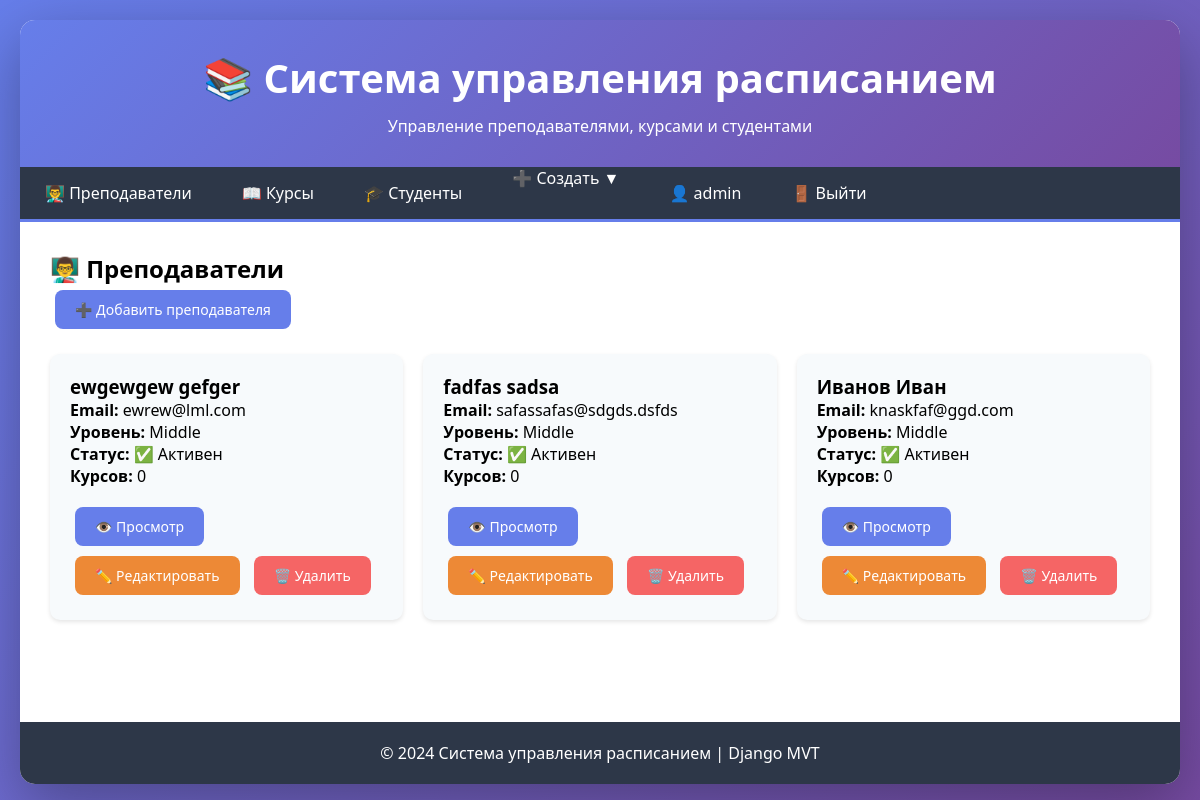
Screenshot of /schedule/teachers/ (signed in) with the database file from the repository.
### users/models.py (models this page shows, shortened)
class User(AbstractUser):
    phone = models.CharField(max_length=20, verbose_name="Телефон", blank=True, null=True)
    avatar = models.ImageField(upload_to='avatars/', verbose_name="Аватар", blank=True, null=True)
    bio = models.TextField(verbose_name="О себе", blank=True, null=True)
    birth_date = models.DateField(verbose_name="Дата рождения", blank=True, null=True)
    friends = models.ManyToManyField('self', symmetrical=False, blank=True, verbose_name="Друзья")
    class Meta:
        verbose_name = "Пользователь"
        verbose_name_plural = "Пользователи"

### schedule/models.py (models this page shows, shortened)
class Teacher(models.Model):
    LEVEL_CHOICES = [
        ('junior', 'Junior'),
        ('middle', 'Middle'),
        ('senior', 'Senior'),
        ('lead', 'Lead'),
    ]
    first_name = models.CharField(max_length=100, verbose_name="Имя", db_index=True)
    last_name = models.CharField(max_length=100, verbose_name="Фамилия", db_index=True)
    email = models.EmailField(verbose_name="Email", unique=True)  # уникальное поле
    level = models.CharField(max_length=20, choices=LEVEL_CHOICES, verbose_name="Уровень", default='middle')
    hire_date = models.DateField(verbose_name="Дата найма", auto_now_add=True)
    is_active = models.BooleanField(verbose_name="Активен", default=True)
    info = models.OneToOneField(
        TeacherInfo,
        on_delete=models.CASCADE,
        verbose_name="Информация",
        null=True,
        blank=True
    )
    rating = models.DecimalField(
        max_digits=3, decimal_places=2,
        default=0, null=True, blank=True,
        verbose_name="Рейтинг",
        help_text="Рейтинг от 0 до 5"
    )
    hire_date = models.DateField(
        verbose_name="Дата найма",
        auto_now_add=True  # уже должно быть
    )
    class Meta:
        verbose_name = "Преподаватель"
        verbose_name_plural = "Преподаватели"
        ordering = ['last_name', 'first_name']
    @property
    def full_name(self):
        return f"{self.last_name} {self.first_name}"

### schedule/views.py (the view)
# urls.py: path('teachers/', views.teacher_index, name='teacher_index'),
def teacher_index(request):
    teachers = Teacher.objects.all()
    return render(request, 'schedule/teacher_index.html', {'teachers': teachers})

### schedule/templates/schedule/teacher_index.html (shortened to what this page needs)
{% extends 'schedule/base.html' %}
{% block content %}
<h2>👨‍🏫 Преподаватели</h2>
<a href="{% url 'schedule:teacher_create' %}" class="btn btn-primary">➕ Добавить преподавателя</a>
<div class="grid" style="margin-top: 20px;">
    {% for teacher in teachers %}
    <div class="card">
        <h3>{{ teacher.full_name }}</h3>
        <p><strong>Email:</strong> {{ teacher.email }}</p>
        <p><strong>Уровень:</strong> {{ teacher.get_level_display }}</p>
        <p><strong>Статус:</strong> {% if teacher.is_active %}✅ Активен{% else %}❌ Неактивен{% endif %}</p>
        <p><strong>Курсов:</strong> {{ teacher.courses.count }}</p>
        <div style="margin-top: 15px;">
            <a href="{% url 'schedule:teacher_detail' teacher.id %}" class="btn btn-primary">👁️ Просмотр</a>
            <a href="{% url 'schedule:teacher_update' teacher.id %}" class="btn btn-warning">✏️ Редактировать</a>
            <a href="{% url 'schedule:teacher_delete' teacher.id %}" class="btn btn-danger">🗑️ Удалить</a>
        </div>
    </div>
    {% empty %}
    <p>Нет преподавателей.</p>
    {% endfor %}
</div>
{% endblock %}

### schedule/templates/schedule/base.html (shortened to what this page needs)
<!DOCTYPE html>
<html lang="ru">
<head>
</head>
<body>
    <div class="container">
        <header class="header">
            <h1>📚 Система управления расписанием</h1>
            <p>Управление преподавателями, курсами и студентами</p>
        </header>
        <nav class="nav">
            <a href="{% url 'schedule:teacher_index' %}">👨‍🏫 Преподаватели</a>
            <a href="{% url 'schedule:course_index' %}">📖 Курсы</a>
            <a href="{% url 'schedule:student_index' %}">🎓 Студенты</a>
            <div class="dropdown">
                <a href="#">➕ Создать ▼</a>
            </div>
            {% if user.is_authenticated %}
                <a href="{% url 'users:profile' %}">👤 {{ user.username }}</a>
                <a href="{% url 'users:logout' %}">🚪 Выйти</a>
            {% else %}
                <a href="{% url 'users:login' %}">🔑 Войти</a>
                <a href="{% url 'users:register' %}">📝 Регистрация</a>
            {% endif %}
        </nav>
        <main class="main">
            {% block content %}
            {% endblock %}
        </main>
        <footer class="footer">
            <p>© 2024 Система управления расписанием | Django MVT</p>
        </footer>
    </div>
</body>
</html>

### schedule/templates/schedule/base.html (style rules this page uses)
* { margin: 0; padding: 0; box-sizing: border-box; }
body { font-family: 'Segoe UI', Tahoma, Geneva, Verdana, sans-serif; background: linear-gradient(135deg, #667eea 0%, #764ba2 100%); min-height: 100vh; padding: 20px; }
.container { max-width: 1400px; margin: 0 auto; background: white; border-radius: 15px; box-shadow: 0 20px 60px rgba(0,0,0,0.3); overflow: hidden; }
.header { background: linear-gradient(135deg, #667eea 0%, #764ba2 100%); color: white; padding: 30px; text-align: center; }
.header h1 { font-size: 2.5em; margin-bottom: 10px; }
.nav { background: #2d3748; padding: 0; display: flex; flex-wrap: wrap; border-bottom: 3px solid #667eea; }
.nav a { color: white; text-decoration: none; padding: 15px 25px; transition: all 0.3s; font-weight: 500; }
.nav .dropdown { position: relative; display: inline-block; }
.main { padding: 30px; min-height: 500px; }
.footer { background: #2d3748; color: white; text-align: center; padding: 20px; }
.btn { display: inline-block; padding: 10px 20px; border: none; border-radius: 8px; cursor: pointer; text-decoration: none; font-size: 14px; transition: all 0.3s; margin: 5px; }
.btn-primary { background: #667eea; color: white; }
.btn-danger { background: #f56565; color: white; }
.btn-warning { background: #ed8936; color: white; }
.card { background: #f7fafc; border-radius: 10px; padding: 20px; margin-bottom: 20px; box-shadow: 0 2px 4px rgba(0,0,0,0.1); }
.grid { display: grid; grid-template-columns: repeat(auto-fill, minmax(350px, 1fr)); gap: 20px; margin-top: 20px; }

### rows the page displays
User: username "admin"
Teacher: full_name "ewgewgew gefger", email "ewrew@lml.com", level "Middle", is_active "✅ Активен", courses.count "0"
Teacher: full_name "fadfas sadsa", email "safassafas@sdgds.dsfds", level "Middle", is_active "✅ Активен", courses.count "0"
Teacher: full_name "Иванов Иван", email "knaskfaf@ggd.com", level "Middle", is_active "✅ Активен", courses.count "0"
